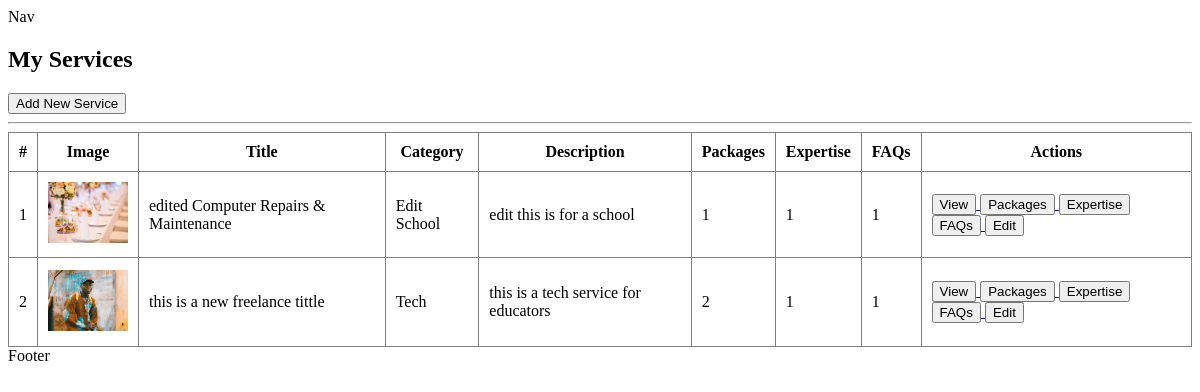
The app's page /manage_services/ (signed in), older data.
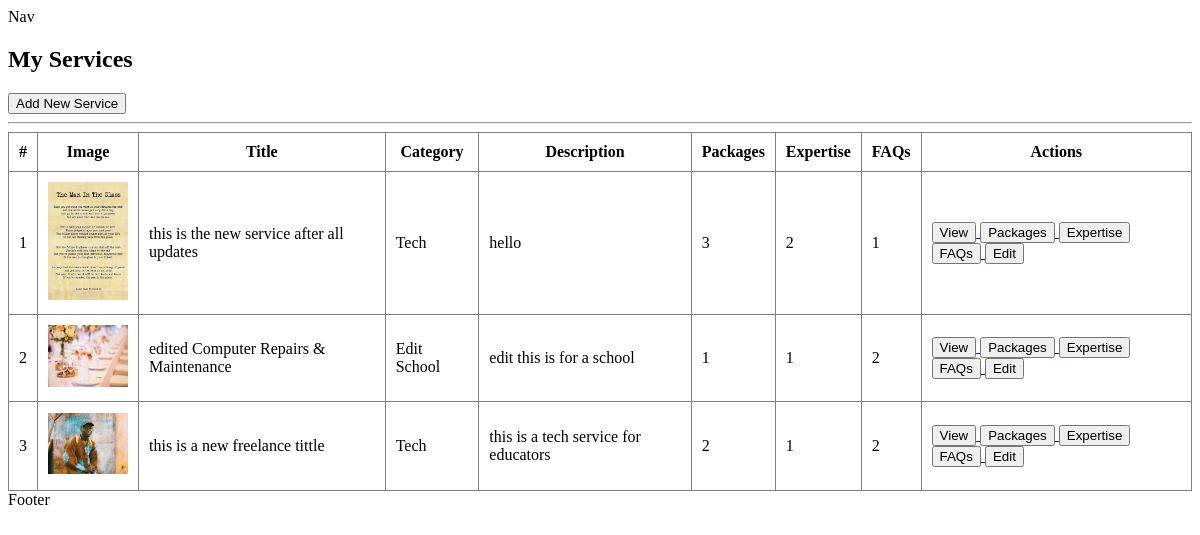
The same page, newer data.
### app_main/models/service.py (models this page shows, shortened)
class Service(models.Model):
    user = models.ForeignKey(User, on_delete=models.CASCADE, related_name='services')
    service_title = models.CharField(max_length=255)
    category = models.CharField(max_length=100)
    service_description = RichTextField(config_name='default')
    service_image = models.ImageField(
        upload_to=service_image_upload_to,
        null=True,
        blank=True
    )
    created_at = models.DateTimeField(auto_now_add=True)

### app_main/views/manage_services.py (the view)
# urls.py: path('manage_services/', views.manage_services, name='manage_services'),
@login_required
def manage_services(request):
    services = Service.objects.filter(user=request.user).order_by('-created_at')
    return render(request, 'service/manage_services.html', {
        'services': services
    })

### app_main/templates/service/manage_services.html
{% extends "layout.html" %} {% block content %}
<h2>My Services</h2>
<a href="{% url 'app_main:service_index' %}">
  <button>Add New Service</button>
</a>
<hr />
{% if services %}
<table
  border="1"
  cellpadding="10"
  cellspacing="0"
  style="width: 100%; border-collapse: collapse"
>
  <thead>
    <tr>
      <th>#</th>
      <th>Image</th>
      <th>Title</th>
      <th>Category</th>
      <th>Description</th>
      <th>Packages</th>
      <th>Expertise</th>
      <th>FAQs</th>
      <th>Actions</th>
    </tr>
  </thead>
  <tbody>
    {% for service in services %}
    <tr>
      <td>{{ forloop.counter }}</td>
      <td>
        {% if service.service_image %}
        <img src="{{ service.service_image.url }}" style="width: 80px" />
        {% else %} No Image {% endif %}
      </td>
      <td>{{ service.service_title }}</td>
      <td>{{ service.category }}</td>
      <td>{{ service.service_description|truncatewords:10|safe }}</td>
      <td>{{ service.packages.count }}</td>
      <td>{{ service.expertises.count }}</td>
      <td>{{ service.faqs.count }}</td>
      <td>
        <a href="{% url 'app_main:service_detail' service.id %}">
          <button>View</button>
        </a>
        <a href="{% url 'app_main:service_packages' service.id %}">
          <button>Packages</button>
        </a>
        <a href="{% url 'app_main:service_expertise' service.id %}">
          <button>Expertise</button>
        </a>
        <a href="{% url 'app_main:service_faqs' service.id %}">
          <button>FAQs</button>
        </a>
        <a href="{% url 'app_main:edit_service' service.id %}">
          <button>Edit</button>
        </a>
      </td>
    </tr>
    {% endfor %}
  </tbody>
</table>
{% else %}
<p>You have not added any services yet.</p>
{% endif %} {% endblock %}

### Templates/layout.html (shortened to what this page needs)
{% load static %}
<!doctype html>
<html lang="en">
  <head>
    <link rel="stylesheet" href="{% static 'css/styles.css' %}" />
  </head>
  <body>
    <nav>Nav</nav>
    <main>{% block content %} {% endblock content %}</main>
    <footer>Footer</footer>
  </body>
</html>

Row changes from the older to the newer data that the page shows:
added Service: service_image (picture), service_title "this is the new service after all updates", category "Tech", service_description "hello", packages.count "3", expertises.count "2", faqs.count "1"
computed for Service "edited Computer Repairs & Maintenance": faqs.count "1" → "2"
computed for Service "this is a new freelance tittle": faqs.count "1" → "2"
